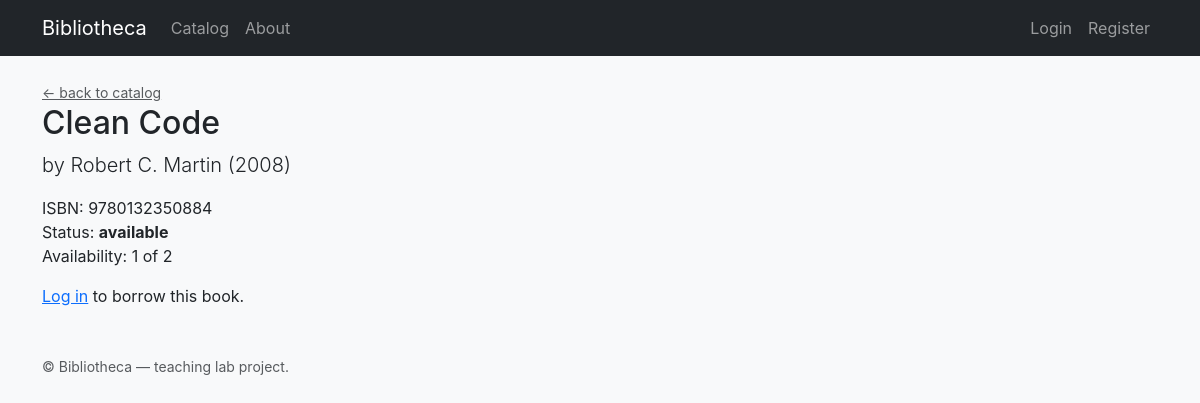
The page /books/2 on the database its author committed.
### app/models/book.py (models this page shows, shortened)
class Book(db.Model):
    __tablename__ = "books"
    __allow_unmapped__ = True
    id: int = db.Column(db.Integer, primary_key=True)
    title: str = db.Column(db.String(200), nullable=False, index=True)
    author: str = db.Column(db.String(120), nullable=False, index=True)
    isbn: Optional[str] = db.Column(db.String(20), unique=True, nullable=True)
    year: Optional[int] = db.Column(db.Integer, nullable=True)
    total_copies: int = db.Column(db.Integer, nullable=False, default=1)
    available_copies: int = db.Column(db.Integer, nullable=False, default=1)
    status: str = db.Column(
        db.String(16), nullable=False, default=STATUS_AVAILABLE
    )
    loans = db.relationship("Loan", back_populates="book", lazy="dynamic")
    reservations = db.relationship(
        "Reservation", back_populates="book", lazy="dynamic"
    )

### app/blueprints/catalog/routes.py (the view)
@catalog_bp.route("/<int:book_id>")
def detail(book_id: int):
    book = db.session.get(Book, book_id) or abort(404)
    return render_template("catalog/detail.html", book=book)

### app/__init__.py (called while the page is built)
def _register_context_processors(app: Flask) -> None:
    @app.context_processor
    def inject_globals() -> dict:
        return {"app_name": "Bibliotheca"}

### app/templates/catalog/detail.html (shortened to what this page needs)
{% extends "base.html" %}
{% block content %}
<a class="text-muted small" href="{{ url_for('catalog.list_books') }}">&larr; back to catalog</a>
<h2>{{ book.title }}</h2>
<p class="lead">by {{ book.author }}{% if book.year %} ({{ book.year }}){% endif %}</p>
<p>
  ISBN: {{ book.isbn or '-' }}<br>
  Status: <strong>{{ book.status }}</strong><br>
  Availability: {{ book.available_copies }} of {{ book.total_copies }}
</p>
{% if current_user.is_authenticated %}
  {% if book.is_available %}
    <form method="post" action="{{ url_for('catalog.borrow', book_id=book.id) }}">
      <button class="btn btn-success">Borrow</button>
    </form>
  {% else %}
    <form method="post" action="{{ url_for('catalog.reserve', book_id=book.id) }}">
      <button class="btn btn-outline-secondary">Reserve</button>
    </form>
  {% endif %}
{% else %}
  <p><a href="{{ url_for('auth.login') }}">Log in</a> to borrow this book.</p>
{% endif %}
{% endblock %}

### app/static/css/style.css (style rules this page uses)
body { font-family: -apple-system, BlinkMacSystemFont, "Segoe UI", Roboto, sans-serif; }

### rows shown on the page
Book: title "Clean Code", author "Robert C. Martin", year "2008", isbn "9780132350884", status "available", available_copies "1", total_copies "2"

### other values the page prints
{{ app_name }} "Bibliotheca"
